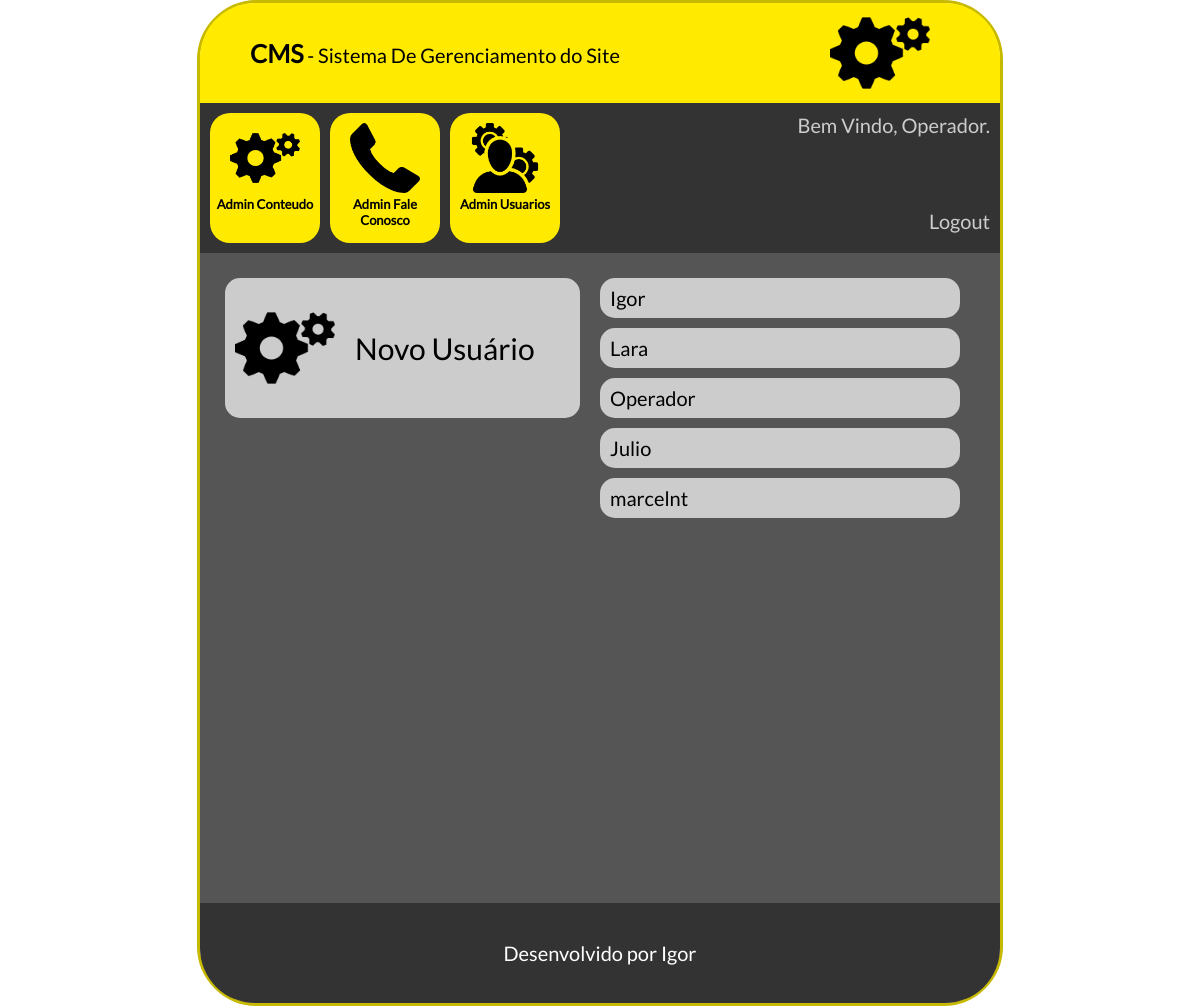
The page /cms/adminusuario.php (signed in) on the database its author committed.
### tables this page shows
CREATE TABLE `tbl_usuarios` (
  `id` int(11) NOT NULL AUTO_INCREMENT,
  `nome` varchar(100) NOT NULL,
  `senha` varchar(100) NOT NULL,
  `id_nivel` int(11) NOT NULL,
  `ativo` int(11) NOT NULL,
  PRIMARY KEY (`id`),
  UNIQUE KEY `nome_UNIQUE` (`nome`),
  KEY `fk_usuarios_niveis_idx` (`id_nivel`),
  CONSTRAINT `fk_usuarios_niveis` FOREIGN KEY (`id_nivel`) REFERENCES `tbl_niveis` (`id`) ON DELETE NO ACTION ON UPDATE NO ACTION
);

### cms/conexao.php (called while the page is built)
<?php
    function conexaoDb(){
        $host = "localhost";
        $database = "db_banca";
        $user = "root";
        $password = "bcd127";
        if(!$conexao = mysqli_connect($host,$user,$password,$database)){
            echo('Erro na conexão com o Banco de Dados');
        }
        return $conexao;
    }
?>

### cms/adminusuario.php (the view, shortened to what this page needs)
<?php
    include_once "db.php";
    $selectLogin = selectUsuarioBanco($_SESSION["idLogin"]);
    $rsLogado = mysqli_fetch_array($selectLogin);
    $nomeLogado = $rsLogado["nome"];
    $select = selectUsuariosBanco();
?>
<!doctype html>
<html lang="pt-br">
	<head>
        <link rel="stylesheet" type="text/css" href="css/style.css">
	</head>
	<body>
        <main id="caixaPrincipal">
            <div id="caixaLogo">
                <span class="textoGrande">CMS</span> - Sistema De Gerenciamento do Site
                <div id="logo"><img src="icones/config.png"></div>
            </div>
            <div id="caixaOpcoes">
                <div id="caixaUsuario">
                    Bem Vindo, <?php echo($nomeLogado)?>.<br><br><br><br>
                    <a href="../login.php?modo=logout"><span class="branco">Logout</span></a>
                </div>
            </div>
            <div id="caixaConteudo">
                <div class=colunaConteudo>
                    <a href="cadastrarusuario.php">
                        <div class="caixaOpcao">
                            <div class="imagemOpcao"><img src="icones/config.png"></div>
                             Novo Usuário
                        </div>
                    </a>
                </div>
                <div class=colunaConteudoContatoNivel>
                    <?php
                    while($rsUsuarios = mysqli_fetch_array($select)){
                    ?>
                        <div class="usuarioNivel">
                             <?php echo($rsUsuarios['nome'])?>
                        </div>
                    <?php } ?>
                </div>
            </div>
            <footer id="rodape">
                Desenvolvido por Igor
            </footer>
        </main>
    </body>
</html>

### cms/css/style.css (style rules this page uses)
* { margin: 0px; padding: 0px; text-decoration: none; font-family: lato; font-size: 20px; }
.branco { color: #cccccc; }
.textoGrande { font-size: 25px; font-weight: bold; }
#caixaPrincipal { height: 1000px; width: 800px; margin-left: auto; margin-right: auto; border-radius: 60px; border: solid 3px #c7b800; }
#caixaLogo { height: 100px; width: 700px; background-color: #ffea00; border-top-left-radius: 55px; border-top-right-radius: 55px;; line-height: 100px; padding-left: 50px; padding-right: 50px; }
#logo { height: 100px; width: 100px; margin-right: 20px; float: right; }
#logo img { max-height: 100px; max-width: 100px; margin-right: 0px; transition: 0.2s; }
#caixaOpcoes { height: 130px; width: 780px; padding: 10px; background-color: #333333; }
#caixaUsuario { color: #cccccc; text-align: right; float: right; }
#caixaConteudo { height: 600px; width: 750px; padding: 25px; background-color: #555555; }
.colunaConteudo, .colunaConteudoContatoNivel { height: 600px; width: 375px; float: left; }
.colunaConteudoContatoNivel { overflow: auto; }
.caixaOpcao { height: 140px; width: 355px; line-height: 140px; margin-bottom: 10px; background-color: #cccccc; font-size: 30px; border-radius: 15px; transition: 0.2s; color: #000000; }
.imagemOpcao { height: 120px; width: 100px; line-height: 140px; padding-top: 20px; margin-left: 10px; margin-right: 20px; float: left; }
.imagemOpcao img { height: 100px; width: 100px; }
.usuarioNivel { height: 40px; width: 350px; line-height: 40px; padding-left: 10px; margin-bottom: 10px; background-color: #cccccc; font-size: 20px; border-radius: 15px; transition: 0.2s; }
#rodape { height: 100px; width: 800px; border-bottom-left-radius: 55px; border-bottom-right-radius: 55px; background-color: #333333; text-align: center; line-height: 100px; color: #ffffff; }

### rows shown on the page
tbl_usuarios: nome "Operador"
tbl_usuarios: nome "Igor"
tbl_usuarios: nome "Lara"
tbl_usuarios: nome "Julio"
tbl_usuarios: nome "marcelnt"
